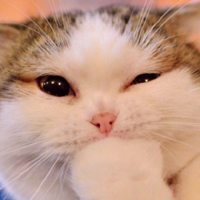
#> input picture img/cat.jpg, 200 x 200 px
$ python junheng_test.py
#> lines starting #> are read from the running program, lines starting #| are printed output that depends on the picture; after the words box and inside, x2 and y2 are one past the last pixel; in counts of white or black regions, pixels touching at a corner belong together
### main/utils/common.py
import cv2 as cv
import numpy as np


# 边缘提取
def cv_show(name, image):
    cv.imshow(name, image)
    cv.waitKey(0)
    cv.destroyAllWindows()


# 排序轮廓
# [65 lines left out: functions sort_contours, resize, order_points, four_point_transform, not called in this run]

### main/junheng_test.py
import cv2 as cv
import matplotlib.pyplot as plt
import numpy as np

from main.utils.common import cv_show

# 读取图像
img = cv.imread("../img/cat.jpg")
#> img is the input picture: shape (200, 200, 3); mean B, G, R 134.4, 154.4, 193.9

mask = np.zeros(img.shape[:2], np.uint8)
print(type(mask))
#| <class 'numpy.ndarray'>
print(mask.shape)
#| (200, 200)

# 结果是?-?行 ?-?列
mask[50:150, 50:150] = 255
cv_show("mask", mask)
#> in cv_show, `cv.imshow(name, image)`:
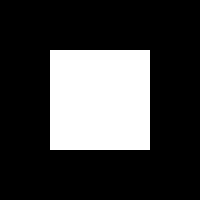
#> window 'mask': shape (200, 200); 25% white; 1 white region, box (x1, y1, x2, y2) and area: (50, 50, 150, 150) 10000

# 掩码图片输出
masked_img = cv.bitwise_and(img, img, mask=mask)
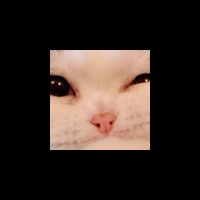
#> masked_img: shape (200, 200, 3); mean B, G, R 34.6, 40.1, 51.1
cv_show("masked_img", masked_img)

hist_full = cv.calcHist([img], [0], None, [256], [0, 256])
#> hist_full = 256 values, max 718 at index 159, min 0 at index 228, mean 156.2
hist_mask = cv.calcHist([img], [0], mask, [256], [0, 256])
#> hist_mask = 256 values, max 279 at index 162, min 0 at index 26, mean 39.06

plt.subplot(221)
plt.imshow(img, 'gray')
plt.subplot(222)
plt.imshow(mask, 'gray')
plt.subplot(223)
plt.imshow(masked_img, 'gray')
plt.subplot(224)
plt.plot(hist_full)
plt.plot(hist_mask)
plt.xlim([0, 256])
plt.show()
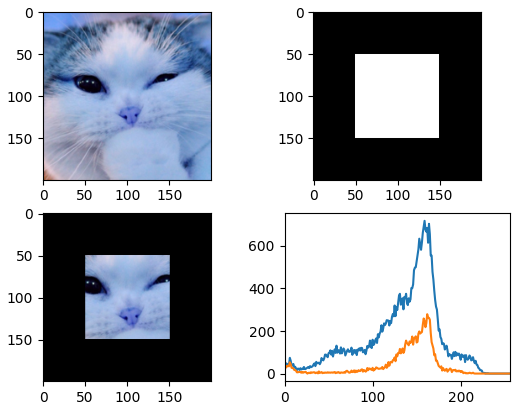
#> figure drawn by matplotlib, 4 panels; B, G, R data is drawn as R, G, B; panel 4: curve peaks at x = 159, y = 718; panel 4: curve peaks at x = 162, y = 279
